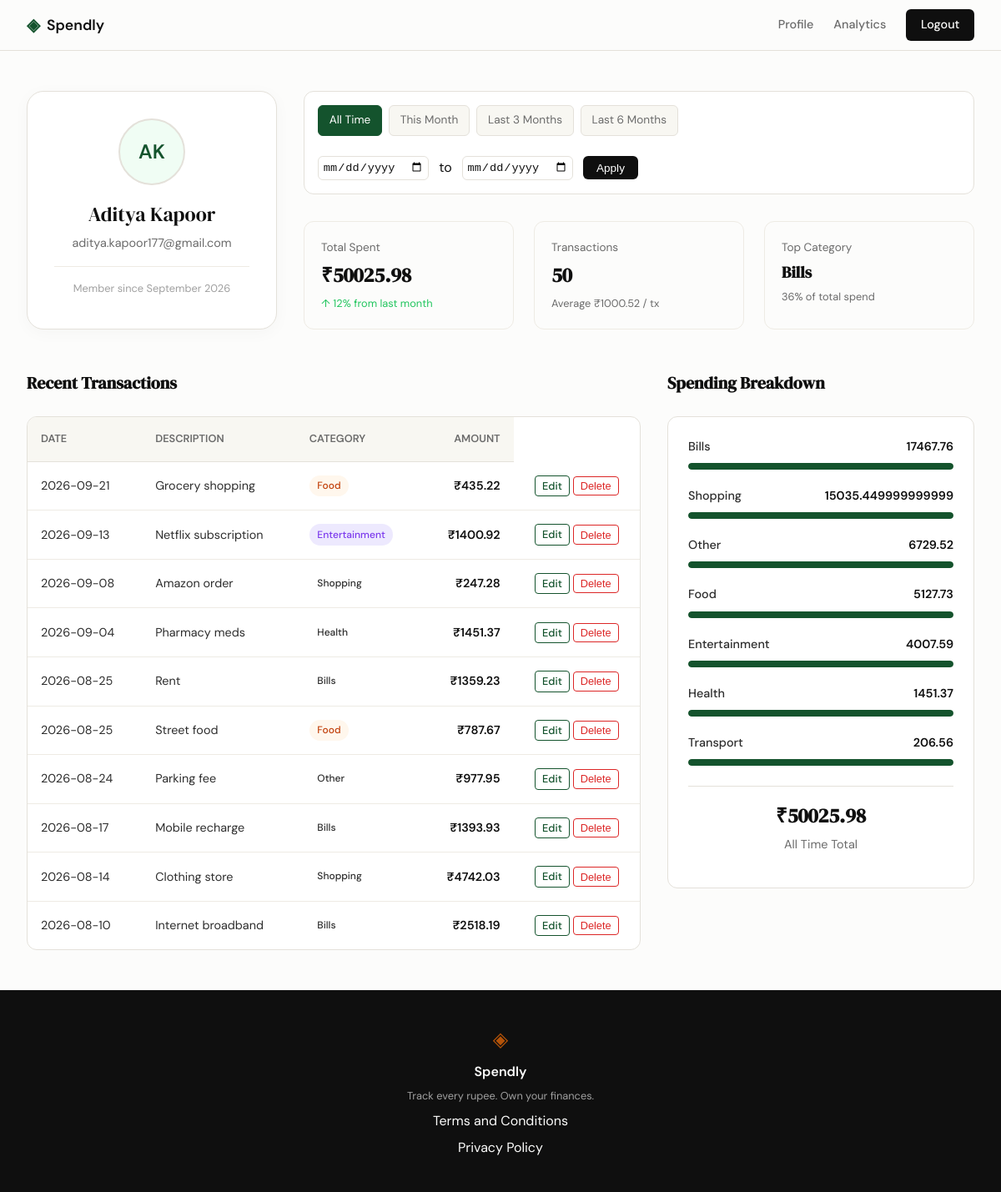
Page /profile (signed in) on the committed database.
### tables this page shows
CREATE TABLE users (
                id INTEGER PRIMARY KEY AUTOINCREMENT,
                name TEXT NOT NULL,
                email TEXT UNIQUE NOT NULL,
                password_hash TEXT NOT NULL,
                created_at TEXT DEFAULT (datetime('now'))
            );

CREATE TABLE expenses (
                id INTEGER PRIMARY KEY AUTOINCREMENT,
                user_id INTEGER NOT NULL,
                amount REAL NOT NULL,
                category TEXT NOT NULL,
                date TEXT NOT NULL,
                description TEXT,
                created_at TEXT DEFAULT (datetime('now')),
                FOREIGN KEY (user_id) REFERENCES users (id) ON DELETE CASCADE
            );

### app.py (the view)
@app.route("/profile")
@login_required
def profile():
    user_id = session["user_id"]
    user = get_user_by_id(user_id)
    date_from = request.args.get("date_from")
    date_to = request.args.get("date_to")
    validated_from = validate_date(date_from)
    validated_to = validate_date(date_to)
    if validated_from and validated_to:
        if validated_from > validated_to:
            flash("Start date must be before end date.", "error")
            validated_from = None
            validated_to = None
    stats = get_summary_stats(user_id, validated_from, validated_to)
    transactions = get_recent_transactions(user_id, date_from=validated_from, date_to=validated_to)
    categories = get_category_breakdown(user_id, validated_from, validated_to)
    presets = get_profile_presets()
    total_filtered_spend = sum(cat["amount"] for cat in categories)
    return render_template(
        "profile.html",
        user=user,
        stats=stats,
        transactions=transactions,
        categories=categories,
        total_filtered_spend=total_filtered_spend,
        date_from=validated_from,
        date_to=validated_to,
        presets=presets
    )

### templates/profile.html (shortened to what this page needs)
{% extends "base.html" %}
{% block head %}
<link rel="stylesheet" href="{{ url_for('static', filename='css/profile.css') }}">
{% endblock %}
{% block content %}
<div class="profile-container">
    <div class="profile-header">
        <div class="user-card">
            <div class="avatar">{{ user.initials }}</div>
            <div class="user-name">{{ user.name }}</div>
            <div class="user-email">{{ user.email }}</div>
            <div class="user-meta">Member since {{ user.member_since }}</div>
        </div>
        <div class="stats-column">
            <div class="filter-bar">
                <div class="preset-group">
                    <a href="{{ url_for('profile') }}"
                       class="preset-btn {{ 'active' if not date_from and not date_to }}">All Time</a>
                    <a href="{{ url_for('profile', date_from=presets.this_month.from, date_to=presets.this_month.to) }}"
                       class="preset-btn {{ 'active' if date_from == presets.this_month.from and date_to == presets.this_month.to }}">This Month</a>
                    <a href="{{ url_for('profile', date_from=presets.last_3_months.from, date_to=presets.last_3_months.to) }}"
                       class="preset-btn {{ 'active' if date_from == presets.last_3_months.from and date_to == presets.last_3_months.to }}">Last 3 Months</a>
                    <a href="{{ url_for('profile', date_from=presets.last_6_months.from, date_to=presets.last_6_months.to) }}"
                       class="preset-btn {{ 'active' if date_from == presets.last_6_months.from and date_to == presets.last_6_months.to }}">Last 6 Months</a>
                </div>
                <form class="custom-range-form" method="GET">
                    <input type="date" name="date_from" value="{{ date_from or '' }}">
                    <span>to</span>
                    <input type="date" name="date_to" value="{{ date_to or '' }}">
                    <button type="submit">Apply</button>
                </form>
            </div>
            <div class="stats-grid">
                <div class="stat-box">
                    <span class="stat-label">Total Spent</span>
                    <span class="stat-value">₹{{ "%.2f"|format(stats.total_spent) }}</span>
                    <span class="stat-trend positive">↑ 12% from last month</span>
                </div>
                <div class="stat-box">
                    <span class="stat-label">Transactions</span>
                    <span class="stat-value">{{ stats.transaction_count }}</span>
                    <span class="stat-trend">Average ₹{{ "%.2f"|format(stats.total_spent / stats.transaction_count if stats.transaction_count > 0 else 0) }} / tx</span>
                </div>
                <div class="stat-box">
                    <span class="stat-label">Top Category</span>
                    <span class="stat-value" style="font-size: 1.2rem;">{{ stats.top_category }}</span>
                    <span class="stat-trend">36% of total spend</span>
                </div>
            </div>
        </div>
    </div>
    <div class="profile-section">
        <div style="display: grid; grid-template-columns: 2fr 1fr; gap: 2rem;">
            <div>
                <h2 class="section-title">Recent Transactions</h2>
                <div class="tx-card">
                    <table class="tx-table">
                        <thead>
                            <tr>
                                <th>Date</th>
                                <th>Description</th>
                                <th>Category</th>
                                <th style="text-align: right;">Amount</th>
                            </tr>
                        </thead>
                        <tbody>
                            {% for tx in transactions %}
                            <tr>
                                <td>{{ tx.date }}</td>
                                <td>{{ tx.description }}</td>
                                <td>
                                    <span class="badge badge-{{ tx.category.split(' ')[0]|lower }}">
                                        {{ tx.category }}
                                    </span>
                                </td>
                                <td style="text-align: right; font-weight: 600; color: var(--ink);">
                                    ₹{{ "%.2f"|format(tx.amount) }}
                                </td>
                                <td style="text-align: center;">
                                    <a href="{{ url_for('edit_expense', id=tx.id) }}" class="edit-link">Edit</a>
                                    <form action="{{ url_for('delete_expense', id=tx.id) }}" method="POST" style="display: inline;">
                                        <button type="submit" class="delete-link" onclick="return confirm('Are you sure you want to delete this expense?')">Delete</button>
                                    </form>
                                </td>
                            </tr>
                            {% endfor %}
                        </tbody>
                    </table>
                </div>
            </div>
            <div>
                <h2 class="section-title">Spending Breakdown</h2>
                <div class="cat-card">
                    {% for cat in categories %}
                    <div class="cat-row">
                        <div class="cat-info">
                            <span class="cat-name">{{ cat.name }}</span>
                            <span class="cat-amount">{{ cat.amount }}</span>
                        </div>
                        <div class="progress-track">
                            <div class="progress-fill" style="width: {{ cat.percentage }}%;"></div>
                        </div>
                    </div>
                    {% endfor %}
                    <div style="margin-top: 1.5rem; padding-top: 1rem; border-top: 1px solid var(--border); text-align: center;">
                        <div class="stat-value" style="font-size: 1.5rem; margin-bottom: 0.25rem;">₹{{ "%.2f"|format(total_filtered_spend) }}</div>
                        <div class="user-email">
                            {% if date_from and date_to %}
                                Expenses from {{ date_from }} to {{ date_to }}
                            {% elif not date_from and not date_to %}
                                All Time Total
                            {% else %}
                                Filtered Total
                            {% endif %}
                        </div>
                    </div>
                </div>
            </div>
        </div>
    </div>
</div>
{% endblock %}

### templates/base.html (shortened to what this page needs)
<!DOCTYPE html>
<html lang="en">
<head>
    <link rel="stylesheet" href="{{ url_for('static', filename='css/style.css') }}">
    {% block head %}{% endblock %}
</head>
<body>
    <nav class="navbar">
        <div class="nav-inner">
            <a href="{{ url_for('landing') }}" class="nav-brand">
                <span class="brand-icon">◈</span>
                <span class="brand-name">Spendly</span>
            </a>
            <div class="nav-links">
                {% if session.get('user_id') %}
                    <a href="{{ url_for('profile') }}" class="{{ 'active' if request.endpoint == 'profile' else '' }}">Profile</a>
                    <a href="{{ url_for('analytics') }}" class="{{ 'active' if request.endpoint == 'analytics' else '' }}">Analytics</a>
                    <a href="{{ url_for('logout') }}" class="nav-cta">Logout</a>
                {% else %}
                    <a href="{{ url_for('login') }}">Sign in</a>
                    <a href="{{ url_for('register') }}" class="nav-cta">Get started</a>
                {% endif %}
            </div>
        </div>
    </nav>
    <main class="main-content">
        {% block content %}{% endblock %}
    </main>
    <footer class="footer">
        <div class="footer-inner">
            <span class="brand-icon">◈</span>
            <span class="footer-name">Spendly</span>
            <p class="footer-copy">Track every rupee. Own your finances.</p>
            <a href="{{ url_for('terms') }}">Terms and Conditions</a>
            <a href="{{ url_for('privacy') }}">Privacy Policy</a>
        </div>
    </footer>
</body>
</html>

### rows in the picture
users: name "Aditya Kapoor", email "aditya.kapoor177@gmail.com"
expenses: date "2026-09-21", description "Grocery shopping", category "Food", amount "435.22"
expenses: date "2026-09-13", description "Netflix subscription", category "Entertainment", amount "1400.92"
expenses: date "2026-09-08", description "Amazon order", category "Shopping", amount "247.28"
expenses: date "2026-09-04", description "Pharmacy meds", category "Health", amount "1451.37", name "Health"
expenses: date "2026-08-25", description "Rent", category "Bills", amount "1359.23"
expenses: date "2026-08-25", description "Street food", category "Food", amount "787.67"
expenses: date "2026-08-24", description "Parking fee", category "Other", amount "977.95"
expenses: date "2026-08-17", description "Mobile recharge", category "Bills", amount "1393.93"
expenses: date "2026-08-14", description "Clothing store", category "Shopping", amount "4742.03"
expenses: date "2026-08-10", description "Internet broadband", category "Bills", amount "2518.19"

### other values in the picture
{{ user.initials }} "AK"
{{ user.member_since }} "September 2026"
{{ "%.2f"|format(stats.total_spent) }} "50025.98"
{{ stats.transaction_count }} "50"
{{ stats.top_category }} "Bills"
{{ cat.name }} "Bills" "Shopping" "Other" "Food" "Entertainment" "Transport"
{{ cat.amount }} "17467.76" "15035.449999999999" "6729.52" "5127.73" "4007.59" "206.56"
{{ "%.2f"|format(total_filtered_spend) }} "50025.98"
